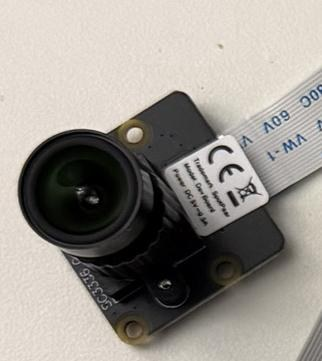
#> input picture docs/photos/parts/cam.jpg, 322 x 361 px; its folder holds 4 pictures in this run
$ python make_photo_diagram.py
#> lines starting #> are read from the running program, lines starting #| are printed output that depends on the picture
#!/usr/bin/env python3
"""Block diagram built from photos of the real bench (docs/photos/parts/*.jpg) -> docs/photo_block_diagram.png"""
import os
import matplotlib; matplotlib.use("Agg")
import matplotlib.pyplot as plt
from matplotlib.patches import FancyBboxPatch, FancyArrowPatch
from PIL import Image

D = os.path.dirname(os.path.abspath(__file__)); P = os.path.join(D, "photos", "parts")
BG, CARD, TXT, SUB, BLUE = "#0f1720", "#1b2733", "#e6edf3", "#aab7c4", "#3498db"
fig, ax = plt.subplots(figsize=(20, 10.5), dpi=110); ax.set_xlim(0, 200); ax.set_ylim(0, 106); ax.axis("off")
fig.patch.set_facecolor(BG)
ax.text(100, 101, "LR2021 FLRC on Linux  -  the real hardware", ha="center", color="white", fontsize=24, weight="bold")
ax.text(100, 96, "Semtech LR2021 (Waveshare Core2021-HF) on Luckfox Pico boards, 2.44 GHz FLRC, 2600 kbit/s, FEC 3/4",
        ha="center", color="#9cc9ff", fontsize=13)

def group(x, y, w, h, title, col):
    ax.add_patch(FancyBboxPatch((x, y), w, h, boxstyle="round,pad=0.4,rounding_size=1.5", fc=CARD, ec=col, lw=3))
    ax.text(x + w / 2, y + h - 3, title, ha="center", color=col, fontsize=15, weight="bold")

def photo(name, x, y, w, h, caption, sub=""):
#> called with name = 'cam', x = 5, y = 44, w = 26, h = 30, caption = 'SC3336 camera', sub = 'MIPI CSI'
    im = Image.open(os.path.join(P, name + ".jpg")); r = im.width / im.height
#> in photo, im is the input picture: PIL image 322x361 RGB; mean R, G, B 151.2, 146.4, 140.1
#> after `r = im.width / im.height`: r = 0.892
    if w / h > r: w2, h2 = h * r, h
    else: w2, h2 = w, w / r
#> w2 = 26; h2 = 29.15
    x0, y0 = x + (w - w2) / 2, y + (h - h2) / 2
#> x0 = 5; y0 = 44.43
    ax.imshow(im, extent=(x0, x0 + w2, y0, y0 + h2), zorder=3)
    ax.text(x + w / 2, y - 3, caption, ha="center", color=TXT, fontsize=12, weight="bold")
    if sub: ax.text(x + w / 2, y - 6.5, sub, ha="center", color=SUB, fontsize=10)
    return x + w / 2, y + h / 2

def arrow(p, q, label="", sub="", col="white", dashed=False, both=True, dy=2.5):
    ax.add_patch(FancyArrowPatch(p, q, arrowstyle="<|-|>" if both else "-|>", mutation_scale=26, color=col, lw=3,
                                 linestyle="--" if dashed else "-", zorder=4))
    mx, my = (p[0] + q[0]) / 2, (p[1] + q[1]) / 2
    if label: ax.text(mx, my + dy, label, ha="center", color=col, fontsize=13, weight="bold")
    if sub: ax.text(mx, my - dy - 2, sub, ha="center", color=SUB, fontsize=10)

# one horizontal chain, photos at the same height
Y, H = 44, 30
group(2, 22, 96, 64, "NODE A  -  camera / remote", "#f39c12")
group(102, 22, 96, 64, "NODE B  -  gateway", "#2ecc71")
photo("cam", 5, Y, 26, H, "SC3336 camera", "MIPI CSI")
photo("mini", 36, Y, 26, H, "Luckfox Pico Mini B", "RV1103 Linux")
#> call 2 of photo, with name = 'mini', x = 36, y = 44, w = 26, h = 30, caption = 'Luckfox Pico Mini B', sub = 'RV1103 Linux'
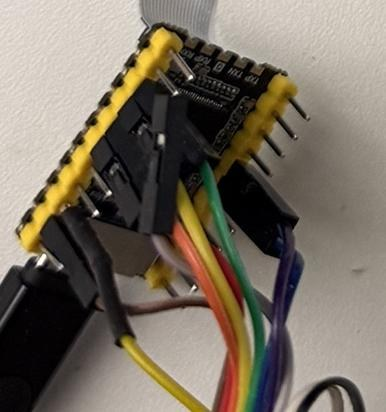
#> input picture docs/photos/parts/mini.jpg, 386 x 412 px
#> in photo, im is the input picture: PIL image 386x412 RGB; mean R, G, B 120.8, 111.5, 98.3
photo("mini_mod", 67, Y, 28, H, "Core2021-HF", "Semtech LR2021")
#> call 3 of photo, with name = 'mini_mod', x = 67, y = 44, w = 28, h = 30, caption = 'Core2021-HF', sub = 'Semtech LR2021'
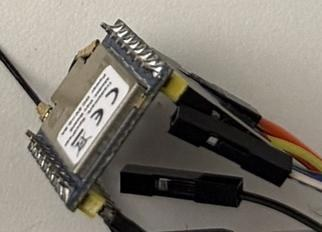
#> input picture docs/photos/parts/mini_mod.jpg, 322 x 232 px
#> in photo, im is the input picture: PIL image 322x232 RGB; mean R, G, B 127.5, 121.3, 112.2
photo("plus_mod", 105, Y, 28, H, "Core2021-HF", "Semtech LR2021")
#> (the run stopped early here; a loop or call above may not have finished)
